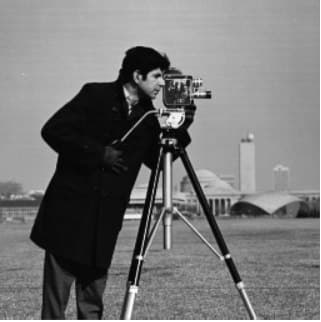
%> input picture 3 - Quantization/cameraman.jpg, 321 x 322 px
$ octave quantization.m   (GNU Octave 9; MATLAB toolbox functions it lacks are replaced by stand-ins)
%> lines starting %> are read from the running program, lines starting %| are printed output that depends on the picture; in (x1, y1, x2, y2) boxes, pixels count from 0 and x2, y2 are one past the last pixel; in counts of white or black regions, pixels touching at a corner belong together; the program's own positions count from 1
clc
close all

image = imread('cameraman.jpg');
%> image is the input picture: size 322x321x3 uint8; min 0, max 255, mean 119
figure, imshow(image)
title('original')

% 2 level:
thresh = multithresh(image,2-1);
%> thresh = 88
values = [thresh 255];
%> values = [88 255]

image_lvl_2 = imquantize(image, thresh, values);
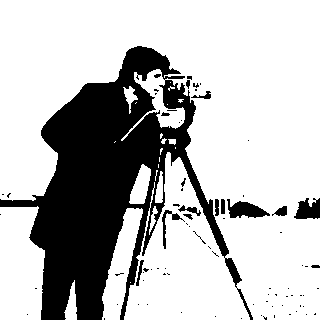
%> image_lvl_2: size 322x321x3 uint8; values 88 (black) and 255 (white), 73.9% white; 81 black regions (65 under 20 px), largest, box (x1, y1, x2, y2) and area: (0, 46, 253, 320) 25137, (227, 199, 270, 218) 471, (294, 198, 320, 219) 393
figure, imshow(image_lvl_2)
title('2 level quantized')

% 16 levels:
thresh = multithresh(image,16-1);
%> thresh = [18 33 51 71 91 107 119 129 140 151 160 169 178 197 232]
values = [thresh 255];
%> values = [18 33 51 71 91 107 119 129 140 151 160 169 178 197 232 255]

image_lvl_16 = imquantize(image, thresh, values);
figure, imshow(image_lvl_16)
title('16 level quantized')

% 128 levels:
lvl_128 = 256/128:256/128:256-256/128;
values = uint8([lvl_128 255]);

image_lvl_128 = imquantize(image, lvl_128, values);
figure, imshow(image_lvl_128)

title('128 level quantized')
